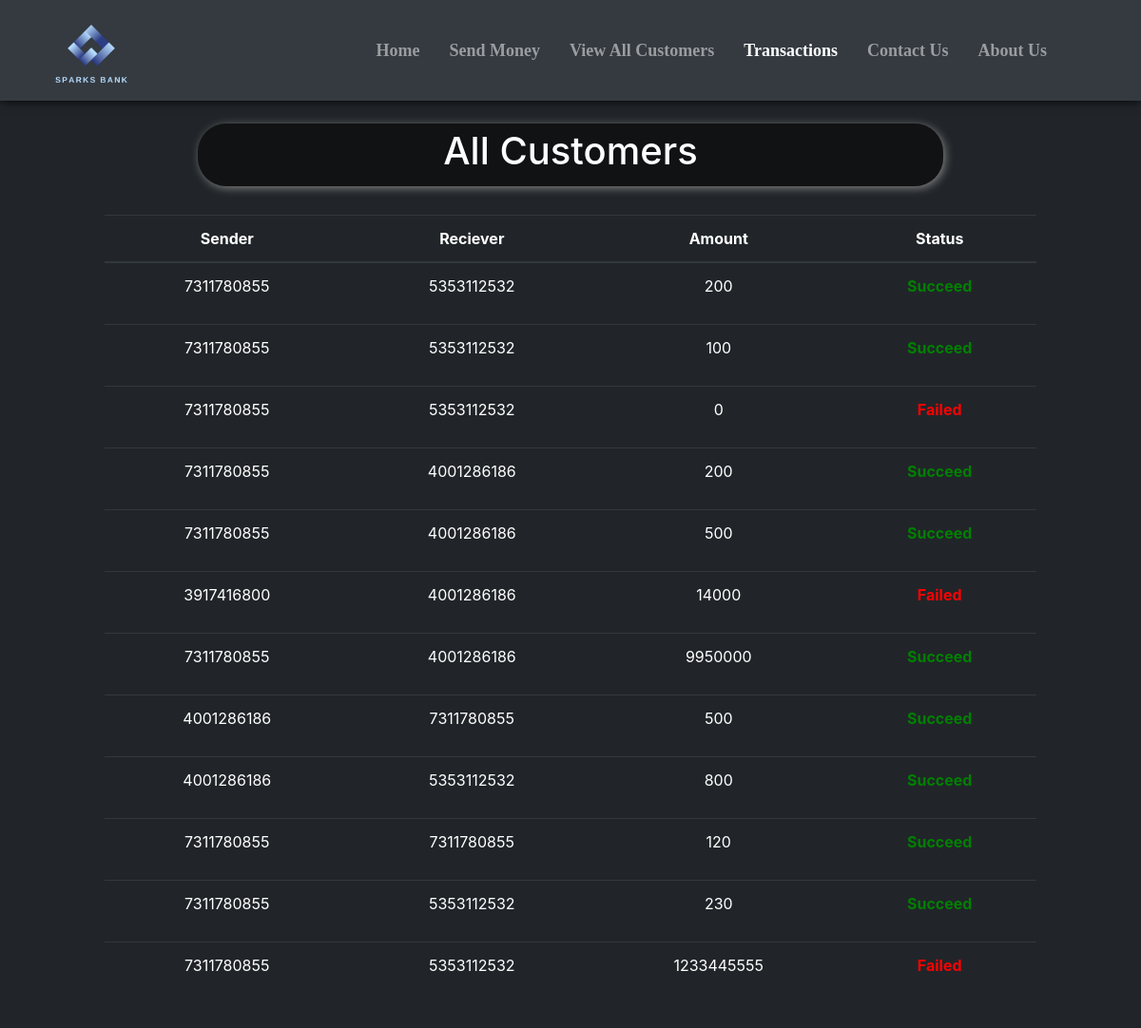
The page /Basic-Banking-System-main/transactions.php on the database its author committed.
### tables this page shows
CREATE TABLE `transactions` (
  `sr` int(11) NOT NULL,
  `sender` varchar(10) NOT NULL,
  `receiver` varchar(10) NOT NULL,
  `amount` bigint(20) NOT NULL,
  `status` varchar(10) NOT NULL
);

### Basic-Banking-System-main/transactions.php (the view, shortened to what this page needs)
<!doctype html>
<html lang="en">
<head>
    <link href="//maxcdn.bootstrapcdn.com/bootstrap/4.1.1/css/bootstrap.min.css" rel="stylesheet" id="bootstrap-css">
    <link rel="stylesheet" href="https://use.fontawesome.com/releases/v5.1.0/css/all.css"
>
</head>
<body style="background-color:#212529;">
    <?php include 'spin.php'; ?>
    <nav class="navbar navbar-expand-lg navbar-dark bg-dark fixed fixed-top"
        style="font-family:candara; font-size:18px; box-shadow: 0px 0px 10px 0px black;">
        <div class="container-fluid">
            <a href="index.php"><img src="statics\logo.png" alt=""
                    style="height: 80px; margin-left:25px; margin-top:10px;"></a>
        </div>
        <div class="collapse navbar-collapse" id="navbarSupportedContent">
            <b>
                <ul class="navbar-nav ">
                    <li class="nav-item nav-links" style="margin-left:15px;">
                        <a class="nav-link text-nowrap" aria-current="page" href="index.php">Home</a>
                    </li>
                    <li class="nav-item" style="margin-left:15px; ">
                        <a class="nav-link text-nowrap" href="send_money.php">Send Money</a>
                    </li>
                    <li class="nav-item" style="margin-left:15px;">
                        <a class="nav-link text-nowrap" href="all_cust.php">View All Customers</a>
                    </li>
                    <li class="nav-item" style="margin-left:15px;">
                        <a class="nav-link text-nowrap active" href="transactions.php">Transactions</a>
                    </li>
                    <li class="nav-item" style="margin-left:15px;">
                        <a class="nav-link text-nowrap" href="contact_us.php">Contact Us</a>
                    </li>
                    <li class="nav-item" style="margin-left:15px; margin-right:75px;">
                        <a class="nav-link text-nowrap" href="about_us.php">About Us</a>
                    </li>
                </ul>
            </b>
        </div>
    </nav>
    <center>
        <div class="container" style="margin-top: 10%; padding:10px 80px 10px 80px; ">
            <div
                style="width:80%; background-color:rgba(0,0,0,.5); padding:5px 5px 5px 5px; border-radius:30px; box-shadow: 2px 2px 10px gray;">
                <h1 style=" color:white;">All Customers</h1>
            </div>
            <?php
    $conn = mysqli_connect('127.0.0.1:3307', $username, $password, $database);
    if(!$conn){
        die("Connection not established: ".mysqli_connect_error());
    }else{
        $sql = "SELECT * FROM `transactions`";
        $result = mysqli_query($conn, $sql);
?>
            <table class="table table-dark" style="margin-top: 30px;">
                <thead>
                    <tr>
                        <th scope="col">Sender</th>
                        <th scope="col">Reciever</th>
                        <th scope="col">Amount</th>
                        <th scope="col">Status</th>
                    </tr>
                </thead>
                <?php
echo "<tbody>";
        while($row = mysqli_fetch_assoc($result)){
        if(!(empty($row['sender']) && empty($row['receiver']) && empty($row['amount'])))
            {echo    '
            <tr>
              <td>'.$row['sender'].'</td>
              <td>'.$row['receiver'].'</td>
              <td>'.$row['amount'].'</td>
              <td>'; ?> <?php if($row['status'] == "succeed"){echo '<b><p style="color:green;">Succeed</p></b>';}else{echo '<b><p style="color:red;">Failed</p></b>';} ?>
              <?php echo '</td>
              </tr>';}
    }
    }
    echo "</tbody>";
?>
        </div>
    </center>
</body>
</html>

### Basic-Banking-System-main/transactions.php (style rules this page uses)
th, td { text-align: center; }

### rows shown on the page
transactions: sender "7311780855", receiver "5353112532", amount "200", status "Succeed"
transactions: sender "7311780855", receiver "5353112532", amount "100", status "Succeed"
transactions: sender "7311780855", receiver "5353112532", amount "0", status "Failed"
transactions: sender "7311780855", receiver "4001286186", amount "200", status "Succeed"
transactions: sender "7311780855", receiver "4001286186", amount "500", status "Succeed"
transactions: sender "3917416800", receiver "4001286186", amount "14000", status "Failed"
transactions: sender "7311780855", receiver "4001286186", amount "9950000", status "Succeed"
transactions: sender "4001286186", receiver "7311780855", amount "500", status "Succeed"
transactions: sender "4001286186", receiver "5353112532", amount "800", status "Succeed"
transactions: sender "7311780855", receiver "7311780855", amount "120", status "Succeed"
transactions: sender "7311780855", receiver "5353112532", amount "230", status "Succeed"
transactions: sender "7311780855", receiver "5353112532", amount "1233445555", status "Failed"
